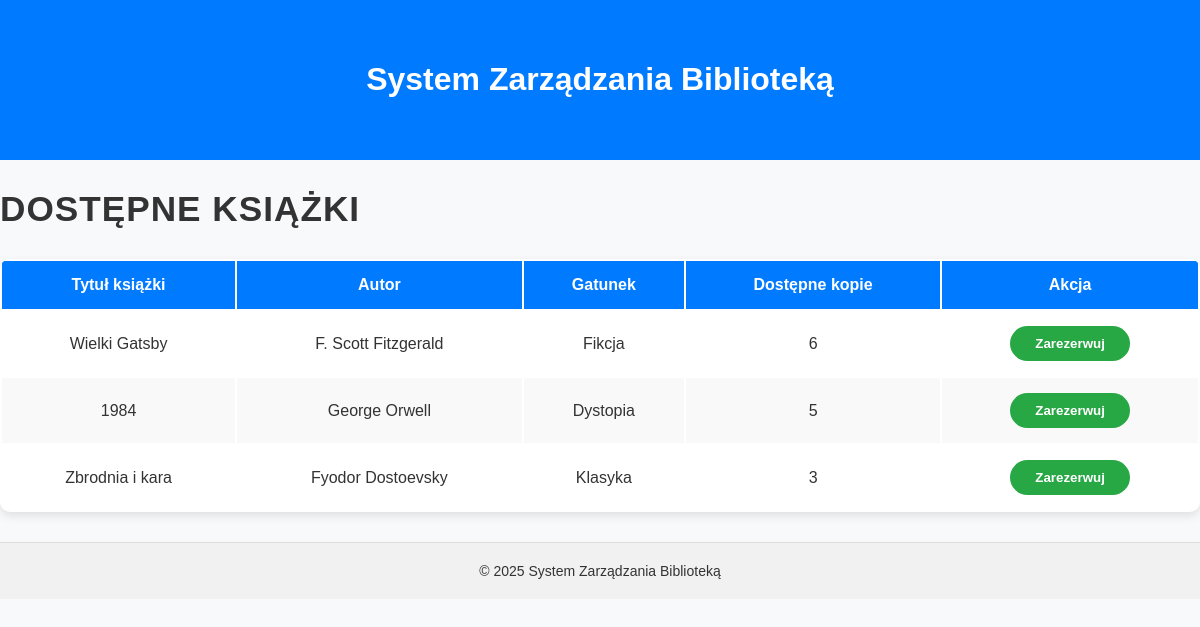
/pages/booksList.php, run on the app's committed database.
### tables this page shows
CREATE TABLE IF NOT EXISTS `books` (
  `id` int(11) NOT NULL AUTO_INCREMENT,
  `title` varchar(255) NOT NULL,
  `author` varchar(100) NOT NULL,
  `genre` varchar(50) DEFAULT NULL,
  `description` text DEFAULT NULL,
  `published_date` date DEFAULT NULL,
  `available_copies` int(11) DEFAULT 0,
  PRIMARY KEY (`id`)
);

### modules/booksList_modules.php (the view, shortened to what this page needs)
<?php
include $_SERVER['DOCUMENT_ROOT'] . '/SystemZarządzaniaBiblioteką/connect/connect_db.php';
    function booksList(){
        global $conn;
        $query = "SELECT * FROM books";
        $result = mysqli_query($conn, $query);
        while($row = mysqli_fetch_assoc($result)){
            if($row['available_copies'] > 0){
            echo '<tr>
                    <td>'.$row['title'].'</td>
                    <td>'.$row['author'].'</td>
                    <td>'.$row['genre'].'</td>
                    <td>'.$row['available_copies'].'</td>
                    <td>
                    <form action="#" method="post">
                        <input type="hidden" name="bookId" value="'.$row['id'].'">
                        <input type="submit" name="copiesCount" class="btn btn-primary" value="Zarezerwuj">
                    </form>
                    </td>
                </tr>';
            }
        }
    }
?>

### pages/booksList.php (shortened to what this page needs)
<?php
include $_SERVER['DOCUMENT_ROOT'] . '/SystemZarządzaniaBiblioteką/connect/connect_db.php';
include $_SERVER['DOCUMENT_ROOT'] . '/SystemZarządzaniaBiblioteką/modules/booksList_modules.php';
?>
<!DOCTYPE html>
<html lang="pl">
<head>
  <link rel="stylesheet" href="../styles/booksList_styles.css">
</head>
<body class="bg-light">
  <header class="bg-primary text-white text-center py-5">
    <a href="../index.php">
    <h1>System Zarządzania Biblioteką</h1>
    </a>
  </header>
  <div class="container my-5">
    <h2 class="text-center mb-4">Dostępne Książki</h2>
    <table class="table table-striped table-books">
      <thead>
        <tr>
          <th>Tytuł książki</th>
          <th>Autor</th>
          <th>Gatunek</th>
          <th>Dostępne kopie</th>
          <th>Akcja</th>
        </tr>
      </thead>
      <tbody>
          <?php booksList();?>
      </tbody>
    </table>
  </div>
  <footer class="bg-light text-center py-3 mt-5">
    <p>&copy; 2025 System Zarządzania Biblioteką</p>
  </footer>
</body>
</html>

### styles/booksList_styles.css (style rules this page uses)
body { background-color: #f8f9fa; font-family: 'Arial', sans-serif; margin: 0; padding: 0; }
header { background-color: #007bff; color: white; text-align: center; padding: 40px 0; }
h2 { font-size: 2.2rem; font-weight: bold; color: #333; margin-bottom: 30px; text-transform: uppercase; letter-spacing: 1px; }
.table-books { width: 100%; margin-bottom: 30px; border-radius: 10px; overflow: hidden; box-shadow: 0 4px 10px rgba(0, 0, 0, 0.1); background-color: #ffffff; }
.table-books th { background-color: #007bff; color: white; text-align: center; padding: 15px; font-size: 1rem; font-weight: bold; }
.table-books td { padding: 15px; text-align: center; font-size: 1rem; color: #333; }
.table-books tr:nth-child(even) { background-color: #f9f9f9; }
a { color:white; text-decoration: none; }
.table-books td form input { width: 120px; padding: 10px; border-radius: 25px; border: none; background-color: #28a745; color: white; font-weight: bold; transition: background-color 0.3s, transform 0.3s; }
footer { background-color: #f1f1f1; padding: 20px; font-size: 14px; color: #333; text-align: center; border-top: 1px solid #ddd; }
footer p { margin: 0; font-size: 14px; }

### data on the page
books: title "Wielki Gatsby", author "F. Scott Fitzgerald", genre "Fikcja", available_copies "6"
books: title "1984", author "George Orwell", genre "Dystopia", available_copies "5"
books: title "Zbrodnia i kara", author "Fyodor Dostoevsky", genre "Klasyka", available_copies "3"
